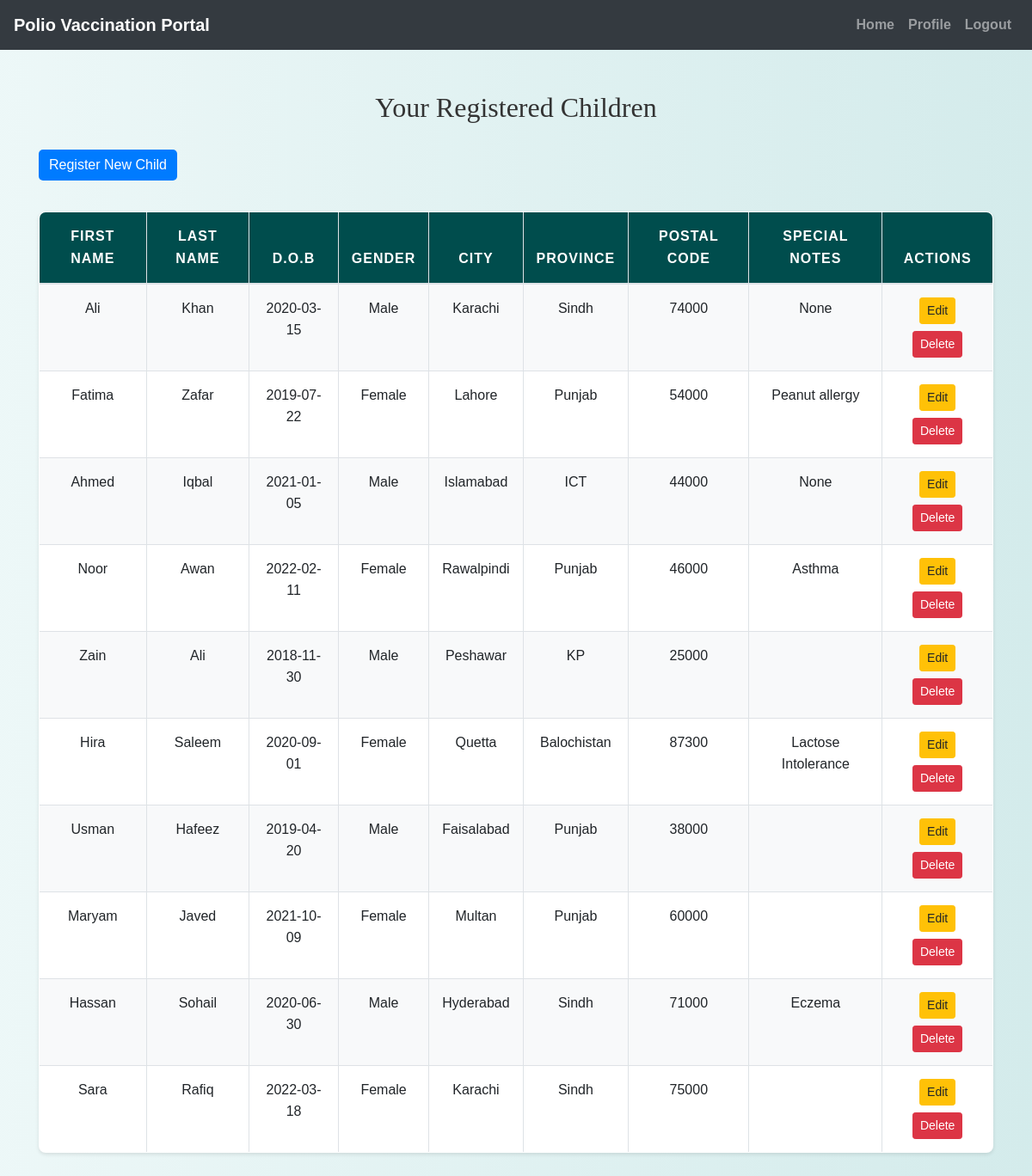
Page /parent/view_children.php (signed in) on the committed database.
### tables this page shows
CREATE TABLE `children` (
  `child_id` int(11) NOT NULL,
  `parent_id` int(11) NOT NULL,
  `first_name` varchar(100) NOT NULL,
  `last_name` varchar(100) NOT NULL,
  `date_of_birth` date NOT NULL,
  `gender` enum('Male','Female','Other') NOT NULL,
  `address` varchar(255) NOT NULL,
  `city` varchar(100) NOT NULL,
  `province` varchar(100) NOT NULL,
  `postal_code` varchar(20) NOT NULL,
  `special_notes` text DEFAULT NULL,
  `created_at` timestamp NOT NULL DEFAULT current_timestamp(),
  `updated_at` timestamp NOT NULL DEFAULT current_timestamp() ON UPDATE current_timestamp()
);

### parent/view_children.php (the view, shortened to what this page needs)
<?php
include('config.php');
$parent_id = $_SESSION["id"];
$stmt = mysqli_prepare($conn, "SELECT * FROM children WHERE parent_id = ?");
mysqli_stmt_bind_param($stmt, "i", $parent_id);
mysqli_stmt_execute($stmt);
$result = mysqli_stmt_get_result($stmt);
?>
<!DOCTYPE html>
<html>
<head>
    <link rel="stylesheet" href="https://maxcdn.bootstrapcdn.com/bootstrap/4.5.2/css/bootstrap.min.css">
    <link rel="stylesheet" href="../css/style.css">
</head>
<body>
<?php include('navbar.php'); ?>
<div class="container mt-5 mb-5">
    <h2>Your Registered Children</h2>
    <a href="register_child.php" class="btn btn-primary mb-3">Register New Child</a>
    <?php if (mysqli_num_rows($result) > 0): ?>
    <table class="table table-bordered table-striped">
        <thead>
            <tr>
                <th>First Name</th>
                <th>Last Name</th>
                <th>D.O.B</th>
                <th>Gender</th>
                <th>City</th>
                <th>Province</th>
                <th>Postal Code</th>
                <th>Special Notes</th>
                <th>Actions</th>
            </tr>
        </thead>
        <tbody>
            <?php while ($child = mysqli_fetch_assoc($result)): ?>
                <tr>
                    <td><?= htmlspecialchars($child['first_name']) ?></td>
                    <td><?= htmlspecialchars($child['last_name']) ?></td>
                    <td><?= htmlspecialchars($child['date_of_birth']) ?></td>
                    <td><?= htmlspecialchars($child['gender']) ?></td>
                    <td><?= htmlspecialchars($child['city']) ?></td>
                    <td><?= htmlspecialchars($child['province']) ?></td>
                    <td><?= htmlspecialchars($child['postal_code']) ?></td>
                    <td><?= htmlspecialchars($child['special_notes']) ?></td>
                    <td>
                        <a href="edit_child.php?id=<?= $child['child_id'] ?>" class="mb-2 btn btn-sm btn-warning">Edit</a>
                        <button onclick="confirmDelete(<?= $child['child_id'] ?>)" class="btn btn-sm btn-danger">Delete</button>
                    </td>
                </tr>
            <?php endwhile; ?>
        </tbody>
    </table>
    <?php else: ?>
        <p>No children registered yet.</p>
    <?php endif; ?>
</div>
</body>
</html>

### css/style.css (style rules this page uses)
body { background: linear-gradient(90deg, rgba(233, 246, 246, 0.831), rgba(207, 233, 233, 0.9)); font-family: 'Arial', sans-serif; color: #333; line-height: 1.6; }
h1, h2, h3, h4 { text-align: center; margin-top: 30px; margin-bottom: 30px; font-family: 'Georgia', serif; }
.container { margin-bottom: 40px; }
.table { width: 100%; border-collapse: collapse; margin-top: 20px; font-size: 16px; background-color: #ffffff; border-radius: 8px; overflow: hidden; box-shadow: 0 2px 4px rgba(0, 0, 0, 0.1); }
.table th, .table td { padding: 15px; border: 1px solid #dee2e6; text-align: center; }
.table thead th { background-color: #004d4d; color: white; font-weight: bold; text-transform: uppercase; letter-spacing: 1px; }
.table tbody tr:nth-child(odd) { background-color: #f8f9fa; }
.btn-primary { color: #fff; border: none; border-radius: 5px; cursor: pointer; transition: background-color 0.3s ease; }
a { color: #006666; text-decoration: none; font-weight: bold; }

### rows in the picture
children: first_name "Ali", last_name "Khan", date_of_birth "2020-03-15", gender "Male", city "Karachi", province "Sindh", postal_code "74000", special_notes "None"
children: first_name "Fatima", last_name "Zafar", date_of_birth "2019-07-22", gender "Female", city "Lahore", province "Punjab", postal_code "54000", special_notes "Peanut allergy"
children: first_name "Ahmed", last_name "Iqbal", date_of_birth "2021-01-05", gender "Male", city "Islamabad", province "ICT", postal_code "44000", special_notes "None"
children: first_name "Noor", last_name "Awan", date_of_birth "2022-02-11", gender "Female", city "Rawalpindi", province "Punjab", postal_code "46000", special_notes "Asthma"
children: first_name "Zain", last_name "Ali", date_of_birth "2018-11-30", gender "Male", city "Peshawar", province "KP", postal_code "25000"
children: first_name "Hira", last_name "Saleem", date_of_birth "2020-09-01", gender "Female", city "Quetta", province "Balochistan", postal_code "87300", special_notes "Lactose Intolerance"
children: first_name "Usman", last_name "Hafeez", date_of_birth "2019-04-20", gender "Male", city "Faisalabad", province "Punjab", postal_code "38000"
children: first_name "Maryam", last_name "Javed", date_of_birth "2021-10-09", gender "Female", city "Multan", province "Punjab", postal_code "60000"
children: first_name "Hassan", last_name "Sohail", date_of_birth "2020-06-30", gender "Male", city "Hyderabad", province "Sindh", postal_code "71000", special_notes "Eczema"
children: first_name "Sara", last_name "Rafiq", date_of_birth "2022-03-18", gender "Female", city "Karachi", province "Sindh", postal_code "75000"
